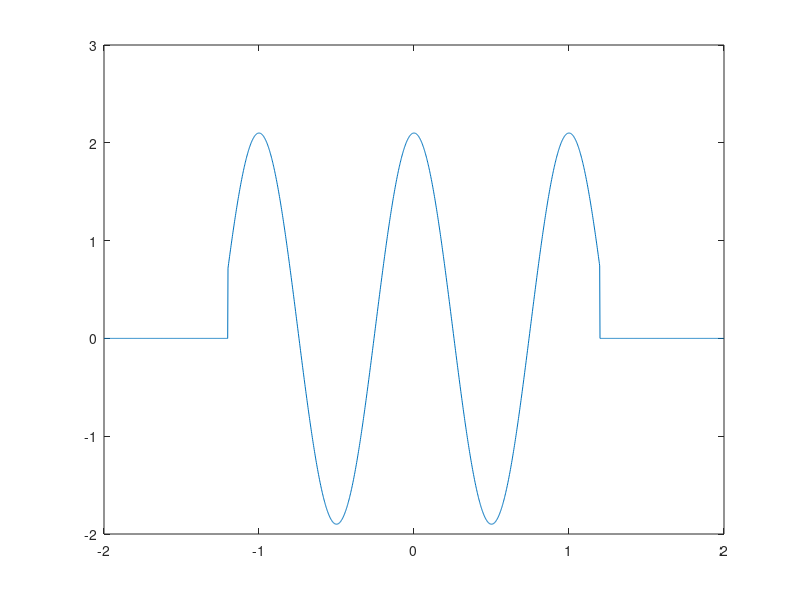
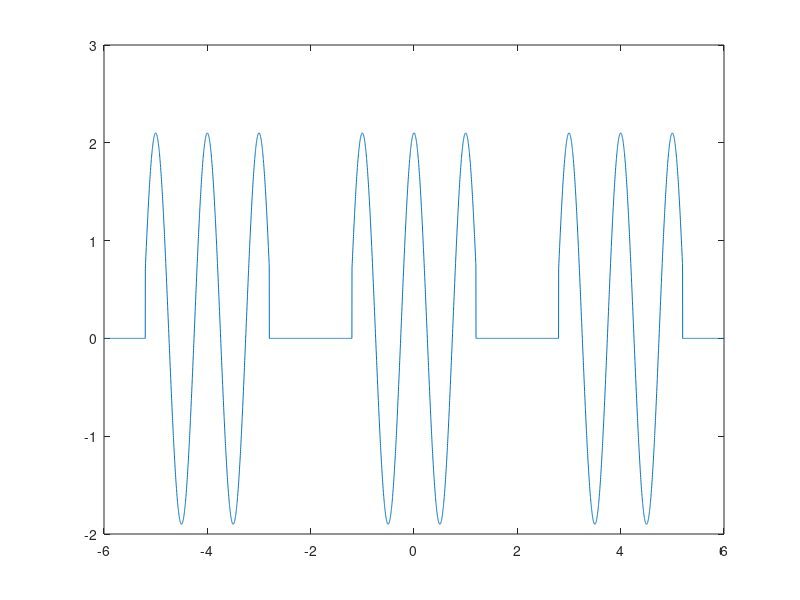

Recreate these plots in MATLAB, in order. (Note: this script raises an error after producing the figures.)
%Sean Basler
%Lab5 Q3
%*****************
clear all; close all; clc;

dt = 0.002;
t1 = -2:dt:2-dt;

x1t = 0*t1 + (0.1+2*cos(2*pi*t1)) .* (-1.2 <= t1 & t1 < 1.2);

figure(1);
plot(t1,x1t)

%**************************
%a

t = -6:dt:6-dt;
xt = [x1t x1t x1t];

figure(2);
plot(t,xt);

%***************************
%b

[Xn,f,ang,No,Fo] = ctfsc(t,xt);

N = 20;
BW = (f >= -N*Fo) & (f < N*Fo);

figure(3);
subplot(2,1,1);
stem(f(BW),abs(Xn(BW)));

subplot(2,1,2);
stem(f(BW),ang(BW));

actual_pwr = sum(xt .^ 2)/length(xt)
sim_pwr = sum(abs(Xn(BW)) .^ 2)
percentage = (sim_pwr/actual_pwr)*100
%***************************
%c
[Xn,f,ang,No,Fo] = ctfsc(t,xt);

factor = [.02 .1 .2];
for ii = 1:length(factor)
    BW = abs(Xn) >= factor(ii)*max(abs(Xn));

    figure;
    subplot(2,1,1);
    stem(f(BW),abs(Xn(BW)));

    subplot(2,1,2);
    stem(f(BW),ang(BW));

    actual_pwr = sum(xt .^ 2)/length(xt)
    sim_pwr = sum(abs(Xn(BW)) .^ 2)
    percentage = (sim_pwr/actual_pwr)*100
end

